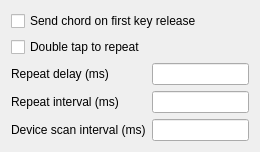
<?xml version="1.0" encoding="UTF-8"?>
<ui version="4.0">
 <class>PloverHidWidget</class>
 <widget class="QWidget" name="PloverHidWidget">
  <property name="geometry">
   <rect>
    <x>0</x>
    <y>0</y>
    <width>260</width>
    <height>140</height>
   </rect>
  </property>
  <property name="windowTitle">
   <string notr="true"/>
  </property>
  <layout class="QGridLayout">
   <!-- Row 0: First-up chord send -->
   <item row="0" column="0" colspan="2">
    <widget class="QCheckBox" name="first_up_chord_send">
     <property name="toolTip">
      <string>When the first key in a chord is released, the chord is sent.
If the key is pressed and released again, another chord is sent.</string>
     </property>
     <property name="text">
      <string>Send chord on first key release</string>
     </property>
    </widget>
   </item>

   <!-- Row 1: Double tap repeat -->
   <item row="1" column="0" colspan="2">
    <widget class="QCheckBox" name="double_tap_repeat">
     <property name="toolTip">
      <string>Tap and then hold a chord to send it repeatedly.</string>
     </property>
     <property name="text">
      <string>Double tap to repeat</string>
     </property>
    </widget>
   </item>

   <!-- Row 2: Repeat delay (ms) -->
   <item row="2" column="0">
    <widget class="QLabel" name="label_repeat_delay_ms">
     <property name="text">
      <string>Repeat delay (ms)</string>
     </property>
     <property name="buddy">
      <cstring>repeat_delay_ms</cstring>
     </property>
    </widget>
   </item>
   <item row="2" column="1">
    <widget class="QLineEdit" name="repeat_delay_ms">
     <property name="toolTip">
      <string>Delay before chord starts repeating.</string>
     </property>
    </widget>
   </item>

   <!-- Row 3: Repeat interval (ms) -->
   <item row="3" column="0">
    <widget class="QLabel" name="label_repeat_interval_ms">
     <property name="text">
      <string>Repeat interval (ms)</string>
     </property>
     <property name="buddy">
      <cstring>repeat_interval_ms</cstring>
     </property>
    </widget>
   </item>
   <item row="3" column="1">
    <widget class="QLineEdit" name="repeat_interval_ms">
     <property name="toolTip">
      <string>Interval between chord repetitions.</string>
     </property>
    </widget>
   </item>
   <!-- Row 4: Device scan interval (ms) -->
   <item row="4" column="0">
    <widget class="QLabel" name="label_device_scan_interval_ms">
     <property name="text">
      <string>Device scan interval (ms)</string>
     </property>
     <property name="buddy">
      <cstring>device_scan_interval_ms</cstring>
     </property>
    </widget>
   </item>
   <item row="4" column="1">
    <widget class="QLineEdit" name="device_scan_interval_ms">
     <property name="toolTip">
      <string>How often to scan for newly plugged-in devices.</string>
     </property>
    </widget>
   </item>
  </layout>
 </widget>

 <resources/>
 <connections>
  <!-- Checkboxes -->
  <connection>
   <sender>first_up_chord_send</sender>
   <signal>clicked(bool)</signal>
   <receiver>PloverHidWidget</receiver>
   <slot>update_first_up_chord_send(bool)</slot>
  </connection>
  <connection>
   <sender>double_tap_repeat</sender>
   <signal>clicked(bool)</signal>
   <receiver>PloverHidWidget</receiver>
   <slot>update_double_tap_repeat(bool)</slot>
  </connection>

  <!-- Text fields -->
  <connection>
   <sender>repeat_delay_ms</sender>
   <signal>textChanged(QString)</signal>
   <receiver>PloverHidWidget</receiver>
   <slot>update_repeat_delay_ms(QString)</slot>
  </connection>
  <connection>
   <sender>repeat_interval_ms</sender>
   <signal>textChanged(QString)</signal>
   <receiver>PloverHidWidget</receiver>
   <slot>update_repeat_interval_ms(QString)</slot>
  </connection>
  <connection>
   <sender>device_scan_interval_ms</sender>
   <signal>textChanged(QString)</signal>
   <receiver>PloverHidWidget</receiver>
   <slot>update_device_scan_interval_ms(QString)</slot>
  </connection>
 </connections>

 <slots>
  <slot>update_first_up_chord_send(bool)</slot>
  <slot>update_double_tap_repeat(bool)</slot>
  <slot>update_repeat_delay_ms(QString)</slot>
  <slot>update_repeat_interval_ms(QString)</slot>
  <slot>update_device_scan_interval_ms(QString)</slot>
 </slots>
</ui>
